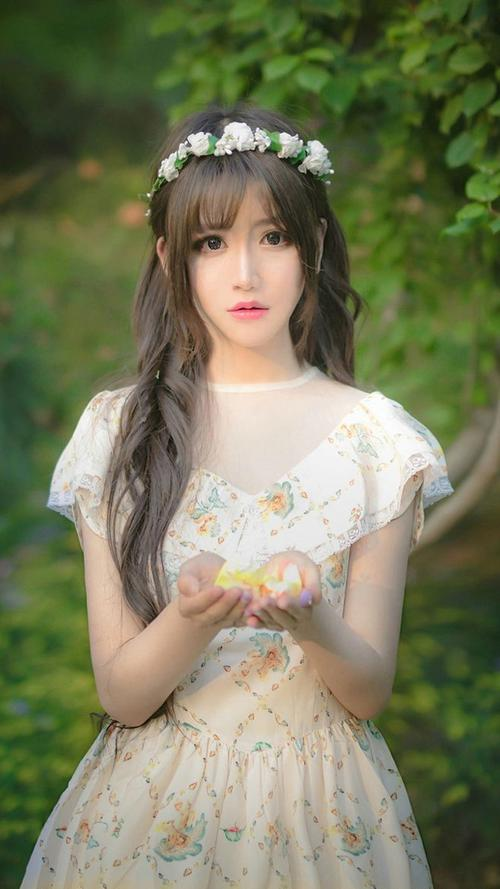
//> input picture test1.jpg, 500 x 889 px
$ ./源   (built with g++ and OpenCV 4)
//> lines starting //> are read from the running program, lines starting //| are printed output that depends on the picture
#include <opencv2/core/core.hpp>
#include <opencv2/imgproc/imgproc.hpp>
#include <opencv2/highgui/highgui.hpp>
#include <iostream>
using namespace cv;
using namespace std;
int cnt = 1;
int num = 1;
char   temp_file[5];
string filename;
string path;
int main()
{
	vector<Mat> subImages;  //等分后的各子图
	int subImageNum = 3;    // 给原图分9块
	Mat src;
	src = imread("./test1.jpg", -1);
//> src is the input picture: 889 rows x 500 cols, CV_8UC3; mean B, G, R 92.9, 123.6, 120.6
	imshow("123", src);
	waitKey(0);
	subImages.clear();
	int srcHeight, srcWidth, subHeight, subWidth;
	srcHeight = src.rows;
//> srcHeight = 889
	srcWidth = src.cols;
//> srcWidth = 500
	subHeight = srcHeight / subImageNum;
//> subHeight = 296
	subWidth = srcWidth / subImageNum;
//> subWidth = 166
	for (int j = 0; j < subImageNum; j++)

	{
		for (int i = 0; i < subImageNum; i++)
		{
			if (j < subImageNum - 1 && i < subImageNum - 1) {
				cv::Mat temImage(subHeight, subWidth, CV_8UC3, cv::Scalar(0, 0, 0));
				cv::Mat imageROI = src(cv::Rect(i * subWidth, j * subHeight, temImage.cols, temImage.rows));
				cv::addWeighted(temImage, 1.0, imageROI, 1.0, 0., temImage);
				subImages.push_back(temImage);
			}
			else {
				cv::Mat temImage(srcHeight - (subImageNum - 1) * subHeight, srcWidth - (subImageNum - 1) * subWidth, CV_8UC3, cv::Scalar(0, 0, 0));
				cv::Mat imageROI = src(cv::Rect(i * subWidth, j * subHeight, temImage.cols, temImage.rows));
				cv::addWeighted(temImage, 1.0, imageROI, 1.0, 0., temImage);
				subImages.push_back(temImage);
			}
		}
		std::cout << subImages[0] << std::endl;   //测试语句，打印出子图矩阵
		int n = 0;
		vector<Mat>::iterator it = subImages.begin();
		while (it != subImages.end())
		{
			Mat tmp = *it;
			stringstream ss;
			ss << n;
			n++;
			imwrite(ss.str() + ".jpg", tmp);
			it++;
			waitKey(10);
		}
	}
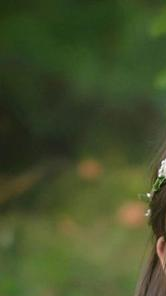
//> subImages[0]: 296 rows x 166 cols, CV_8UC3; mean B, G, R 42.7, 80.5, 68.8
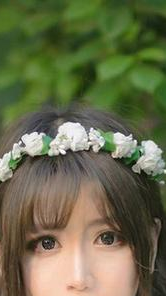
//> subImages[1]: 296 rows x 166 cols, CV_8UC3; mean B, G, R 74.8, 107.4, 105.1
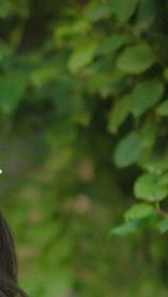
//> subImages[2]: 297 rows x 168 cols, CV_8UC3; mean B, G, R 31, 83.5, 63.1
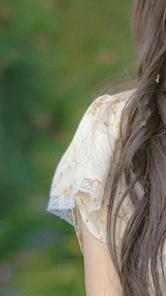
//> subImages[3]: 296 rows x 166 cols, CV_8UC3; mean B, G, R 87.9, 115.3, 108.1
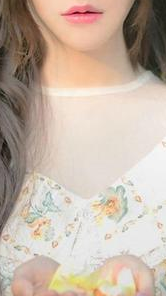
//> subImages[4]: 296 rows x 166 cols, CV_8UC3; mean B, G, R 166.6, 180.6, 196.7
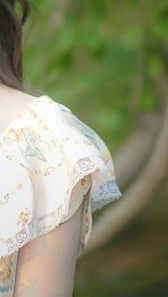
//> subImages[5]: 297 rows x 168 cols, CV_8UC3; mean B, G, R 109.9, 141.5, 137.5
	system("pause");
	return 0;
}

$ run again, with 0.jpg copied over test1.jpg
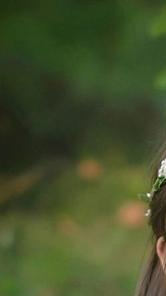
//> input picture 0.jpg, 166 x 296 px
//> src is the input picture: 296 rows x 166 cols, CV_8UC3; mean B, G, R 42.6, 80.5, 68.8
//> after the loop `for (int j = 0; j < subImageNum; j++)`:
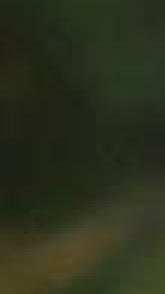
//> subImages[3]: 98 rows x 55 cols, CV_8UC3 (shown 3 times larger); mean B, G, R 28.9, 48.7, 43.7
//> after the loop `for (int j = 0; j < subImageNum; j++)`:
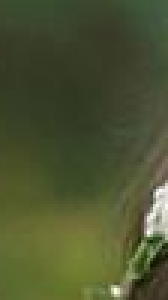
//> subImages[5]: 100 rows x 56 cols, CV_8UC3 (shown 3 times larger); mean B, G, R 49, 83.9, 76.4

$ run again, with 1.jpg copied over test1.jpg
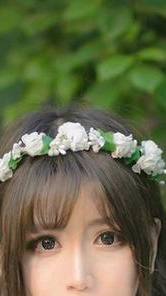
//> input picture 1.jpg, 166 x 296 px
//> src is the input picture: 296 rows x 166 cols, CV_8UC3; mean B, G, R 74.8, 107.4, 105.1
//> after the loop `for (int j = 0; j < subImageNum; j++)`:
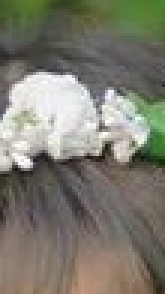
//> subImages[4]: 98 rows x 55 cols, CV_8UC3 (shown 3 times larger); mean B, G, R 110.8, 123, 124.7
//> after the loop `for (int j = 0; j < subImageNum; j++)`:
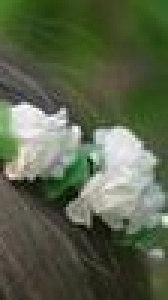
//> subImages[5]: 100 rows x 56 cols, CV_8UC3 (shown 3 times larger); mean B, G, R 74.8, 98.9, 89.3

$ run again, with 2.jpg copied over test1.jpg
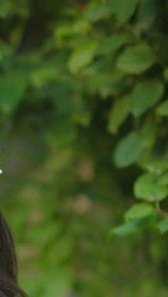
//> input picture 2.jpg, 168 x 297 px
//> src is the input picture: 297 rows x 168 cols, CV_8UC3; mean B, G, R 31, 83.5, 63.1
//> after the loop `for (int j = 0; j < subImageNum; j++)`:
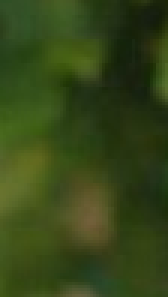
//> subImages[4]: 99 rows x 56 cols, CV_8UC3 (shown 3 times larger); mean B, G, R 23.7, 69.6, 52.8
//> after the loop `for (int j = 0; j < subImageNum; j++)`:
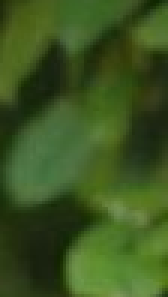
//> subImages[5]: 99 rows x 56 cols, CV_8UC3 (shown 3 times larger); mean B, G, R 32.3, 85.1, 59.9
